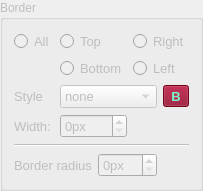
                         <widget class="QGroupBox" name="gbBorder">
                          <property name="enabled">
                           <bool>false</bool>
                          </property>
                          <property name="title">
                           <string>Border</string>
                          </property>
                          <layout class="QGridLayout" name="gridLayout_6">
                           <item row="2" column="0">
                            <widget class="QLabel" name="label_57">
                             <property name="font">
                              <font>
                               <family>Arial</family>
                               <pointsize>10</pointsize>
                               <weight>50</weight>
                               <bold>false</bold>
                              </font>
                             </property>
                             <property name="text">
                              <string>Style</string>
                             </property>
                            </widget>
                           </item>
                           <item row="2" column="1" colspan="3">
                            <widget class="QComboBox" name="cbBorderStyle">
                             <property name="font">
                              <font>
                               <family>Arial</family>
                               <pointsize>10</pointsize>
                               <weight>50</weight>
                               <bold>false</bold>
                              </font>
                             </property>
                             <item>
                              <property name="text">
                               <string>none</string>
                              </property>
                             </item>
                             <item>
                              <property name="text">
                               <string>solid</string>
                              </property>
                             </item>
                             <item>
                              <property name="text">
                               <string>dotted</string>
                              </property>
                             </item>
                             <item>
                              <property name="text">
                               <string>dashed</string>
                              </property>
                             </item>
                             <item>
                              <property name="text">
                               <string>double</string>
                              </property>
                             </item>
                             <item>
                              <property name="text">
                               <string>groove</string>
                              </property>
                             </item>
                             <item>
                              <property name="text">
                               <string>ridge</string>
                              </property>
                             </item>
                             <item>
                              <property name="text">
                               <string>inset</string>
                              </property>
                             </item>
                             <item>
                              <property name="text">
                               <string>outset</string>
                              </property>
                             </item>
                            </widget>
                           </item>
                           <item row="2" column="4">
                            <widget class="QToolButton" name="btnBorderColor">
                             <property name="sizePolicy">
                              <sizepolicy hsizetype="Fixed" vsizetype="Fixed">
                               <horstretch>0</horstretch>
                               <verstretch>0</verstretch>
                              </sizepolicy>
                             </property>
                             <property name="font">
                              <font>
                               <family>MS Shell Dlg 2</family>
                               <pointsize>10</pointsize>
                               <weight>75</weight>
                               <bold>true</bold>
                              </font>
                             </property>
                             <property name="styleSheet">
                              <string notr="true">QToolButton {background-color:#890222;color:#76fccc;}</string>
                             </property>
                             <property name="text">
                              <string>B</string>
                             </property>
                            </widget>
                           </item>
                           <item row="3" column="0">
                            <widget class="QLabel" name="label_58">
                             <property name="font">
                              <font>
                               <family>Arial</family>
                               <pointsize>10</pointsize>
                               <weight>50</weight>
                               <bold>false</bold>
                              </font>
                             </property>
                             <property name="text">
                              <string>Width:</string>
                             </property>
                            </widget>
                           </item>
                           <item row="3" column="1" colspan="2">
                            <widget class="QSpinBox" name="sbBorderWidth">
                             <property name="font">
                              <font>
                               <family>Arial</family>
                               <pointsize>10</pointsize>
                               <weight>50</weight>
                               <bold>false</bold>
                              </font>
                             </property>
                             <property name="suffix">
                              <string>px</string>
                             </property>
                             <property name="maximum">
                              <number>100</number>
                             </property>
                            </widget>
                           </item>
                           <item row="4" column="0" colspan="5">
                            <widget class="Line" name="line">
                             <property name="orientation">
                              <enum>Qt::Horizontal</enum>
                             </property>
                            </widget>
                           </item>
                           <item row="5" column="0" colspan="2">
                            <widget class="QLabel" name="label_70">
                             <property name="font">
                              <font>
                               <family>Arial</family>
                               <pointsize>10</pointsize>
                               <weight>50</weight>
                               <bold>false</bold>
                              </font>
                             </property>
                             <property name="text">
                              <string>Border radius</string>
                             </property>
                            </widget>
                           </item>
                           <item row="5" column="2" colspan="2">
                            <widget class="QSpinBox" name="sbBorderRadius">
                             <property name="font">
                              <font>
                               <family>Arial</family>
                               <pointsize>10</pointsize>
                               <weight>50</weight>
                               <bold>false</bold>
                              </font>
                             </property>
                             <property name="suffix">
                              <string>px</string>
                             </property>
                            </widget>
                           </item>
                           <item row="1" column="3" colspan="2">
                            <widget class="QRadioButton" name="rbLeftBorder">
                             <property name="font">
                              <font>
                               <family>Arial</family>
                               <pointsize>10</pointsize>
                               <weight>50</weight>
                               <bold>false</bold>
                              </font>
                             </property>
                             <property name="text">
                              <string>Left</string>
                             </property>
                            </widget>
                           </item>
                           <item row="1" column="1" colspan="2">
                            <widget class="QRadioButton" name="rbBottomBorder">
                             <property name="font">
                              <font>
                               <family>Arial</family>
                               <pointsize>10</pointsize>
                               <weight>50</weight>
                               <bold>false</bold>
                              </font>
                             </property>
                             <property name="text">
                              <string>Bottom</string>
                             </property>
                            </widget>
                           </item>
                           <item row="0" column="3" colspan="2">
                            <widget class="QRadioButton" name="rbRightBorder">
                             <property name="font">
                              <font>
                               <family>Arial</family>
                               <pointsize>10</pointsize>
                               <weight>50</weight>
                               <bold>false</bold>
                              </font>
                             </property>
                             <property name="text">
                              <string>Right</string>
                             </property>
                            </widget>
                           </item>
                           <item row="0" column="1" colspan="2">
                            <widget class="QRadioButton" name="rbTopBorder">
                             <property name="font">
                              <font>
                               <family>Arial</family>
                               <pointsize>10</pointsize>
                               <weight>50</weight>
                               <bold>false</bold>
                              </font>
                             </property>
                             <property name="text">
                              <string>Top</string>
                             </property>
                            </widget>
                           </item>
                           <item row="0" column="0">
                            <widget class="QRadioButton" name="rbAllBorders">
                             <property name="font">
                              <font>
                               <family>Arial</family>
                               <pointsize>10</pointsize>
                               <weight>50</weight>
                               <bold>false</bold>
                              </font>
                             </property>
                             <property name="text">
                              <string>All</string>
                             </property>
                            </widget>
                           </item>
                          </layout>
                         </widget>
